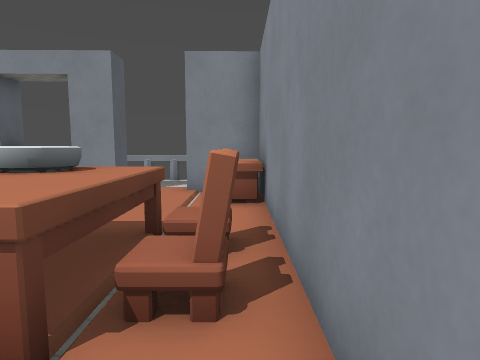
View 1 (above)

16 first-person views from a walk through a level from a Godot 3-D game. The camera is 1.2 m above the floor, tilts 6° down and sees 75° across. The floor is counted in squares, 1 m on a side. Each view is taken from the middle of a square. On the plan, view 1 faces up. The plan holds only what a view shows up to about 13 squares ahead; the rest is blank. Some surface patterns are stand-ins.

View 2
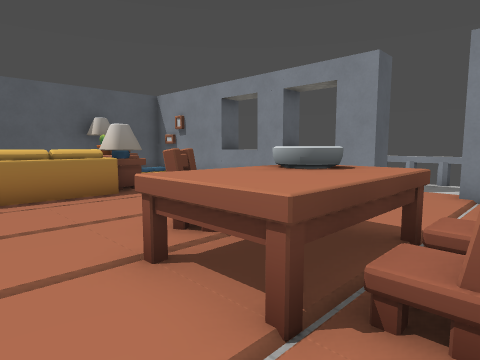

View 3
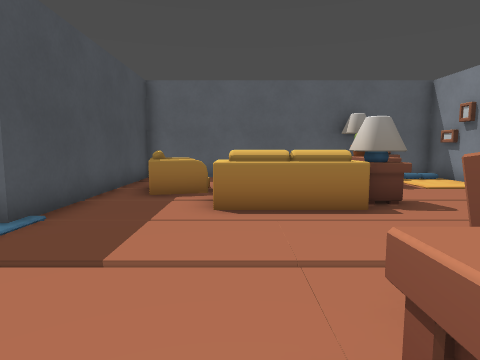

View 4
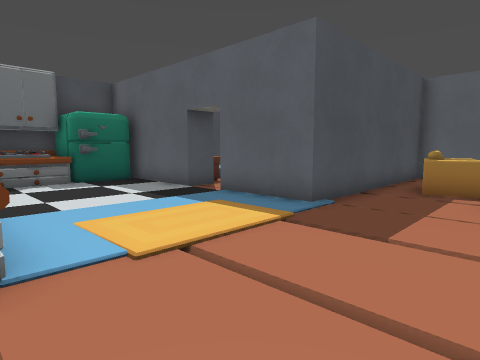

View 5
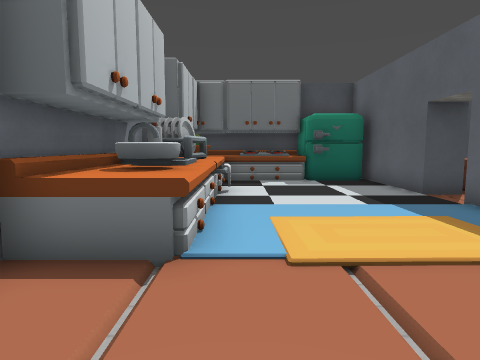

View 6
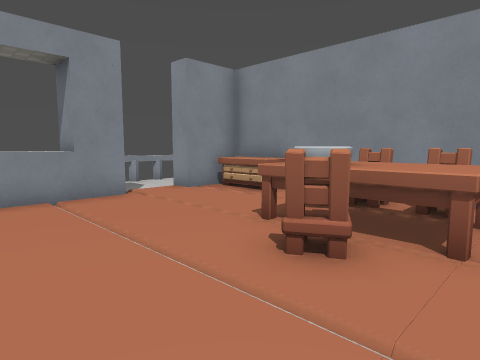

View 7
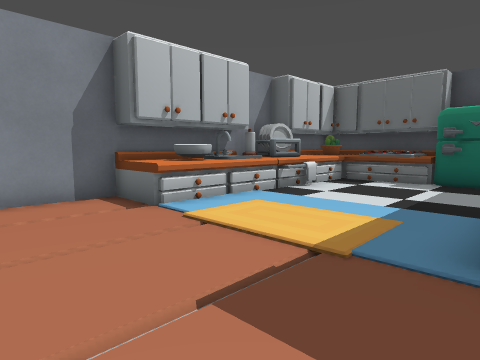

View 8
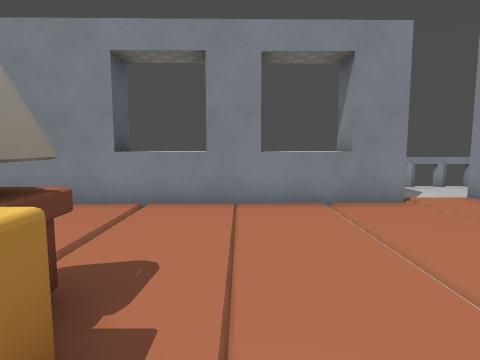

View 9
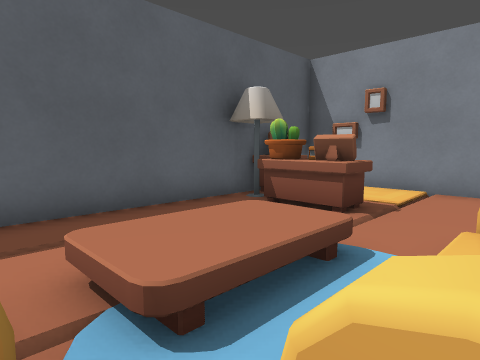

View 10
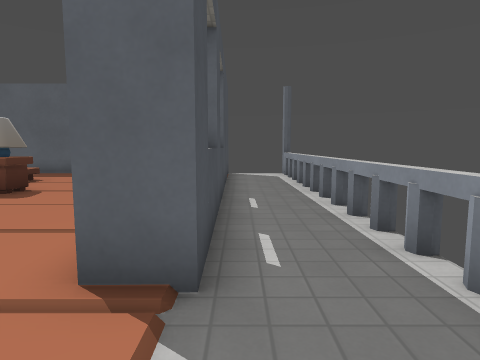

View 11
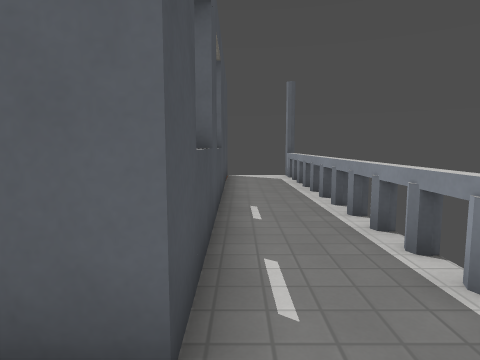

View 12
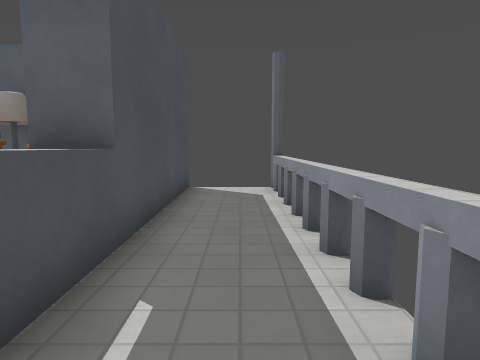

View 13
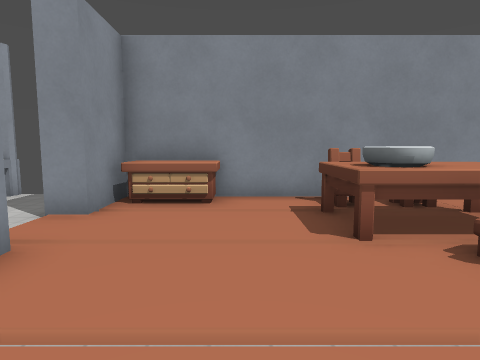

View 14
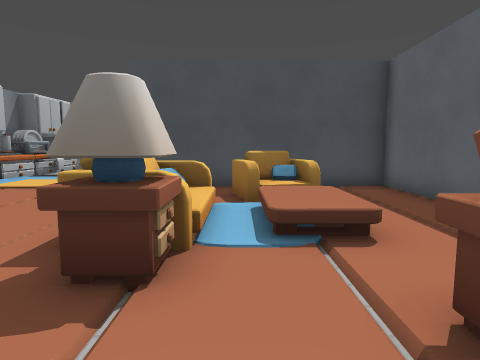

View 15
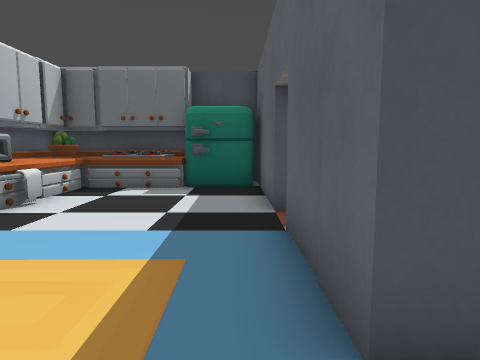

View 16
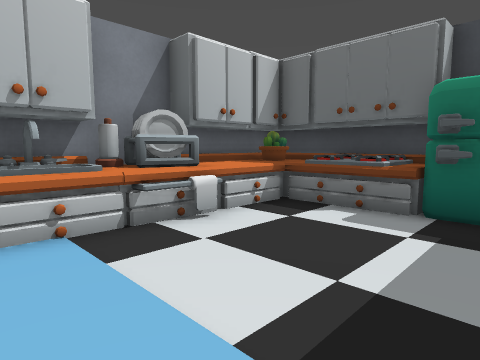

### Floor plan
Key: @ floor where view 1 was taken; # wall or solid block; x gap in a wall; . main floor; : floor 0.5 m higher than the main floor; / step, stairs or slope; = window, fence, low wall or low ledge; ^ raised ledge; C cabinet; T table; H chair; L lamp; S sofa; A armchair; F fridge; U cactus; O other object.
Columns run from 15 left of view 1 to 2 right of it. Each row starts with its distance up from view 1.
 12 #xxxxxxxxxxxxxxxx#
 11 .................
 10 ................
  9 ######^^#^^#..###
  8 ##O./..........C#
  7 #C///..........C#
  6 #CCC............#
  5 #LCC..C.........#
  4 #.....L.....TTTH#
  3 #..//.OS...HTTTH#
  2 #../:.OS....TTTH#
  1 #../:.SS........#
  0 #../:..........@#
 -1 #...AA..........#
 -2 #.............^=#
 -3 #########.....O##
 -4         #.....O##
 -5         #.....  #
 -6         ...... ##
 -7        .#.....^##
 -8        C#.....^#
 -9         #.....^##
-10         #FFF^^^##
-11         # F#^^UU#
-12         #  ######

Where each view was taken, in squares from view 1:
view 1: 0 up, 0 right, facing up
view 2: 0 up, 0 right, facing up-left
view 3: 1 up, 2 left, facing left
view 4: 1 up, 1 left, facing down-left
view 5: 1 up, 2 left, facing down
view 6: 1 up, 7 left, facing up-right
view 7: 1 up, 7 left, facing down-right
view 8: 2 up, 7 left, facing up
view 9: 0 up, 9 left, facing up-left
view 10: 10 up, 1 left, facing left
view 11: 10 up, 2 left, facing left
view 12: 11 up, 6 left, facing left
view 13: 6 up, 7 left, facing right
view 14: 7 up, 10 left, facing down
view 15: 1 down, 6 left, facing down
view 16: 4 down, 6 left, facing down-right
